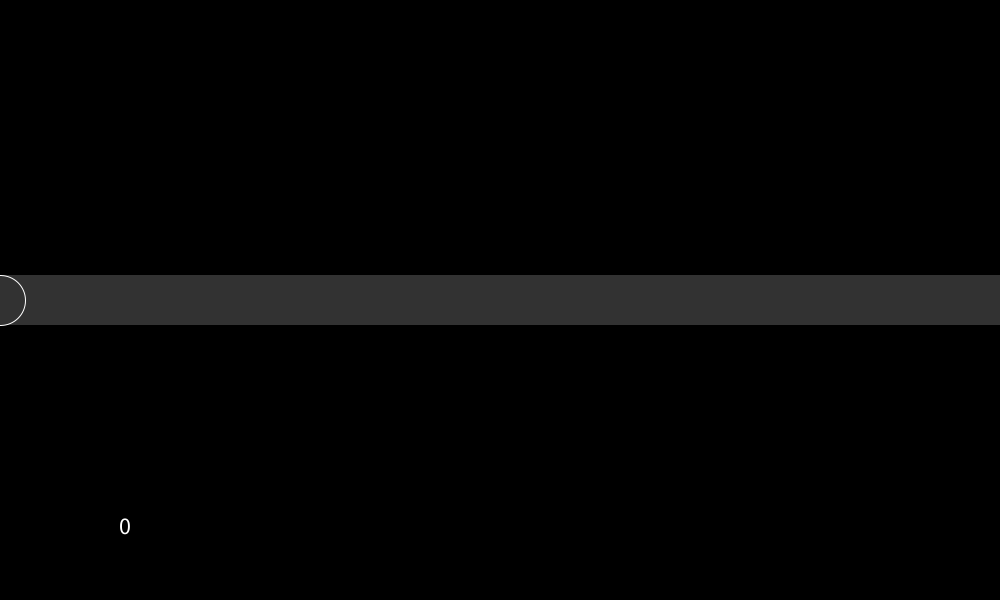
Frame 1 (no input)
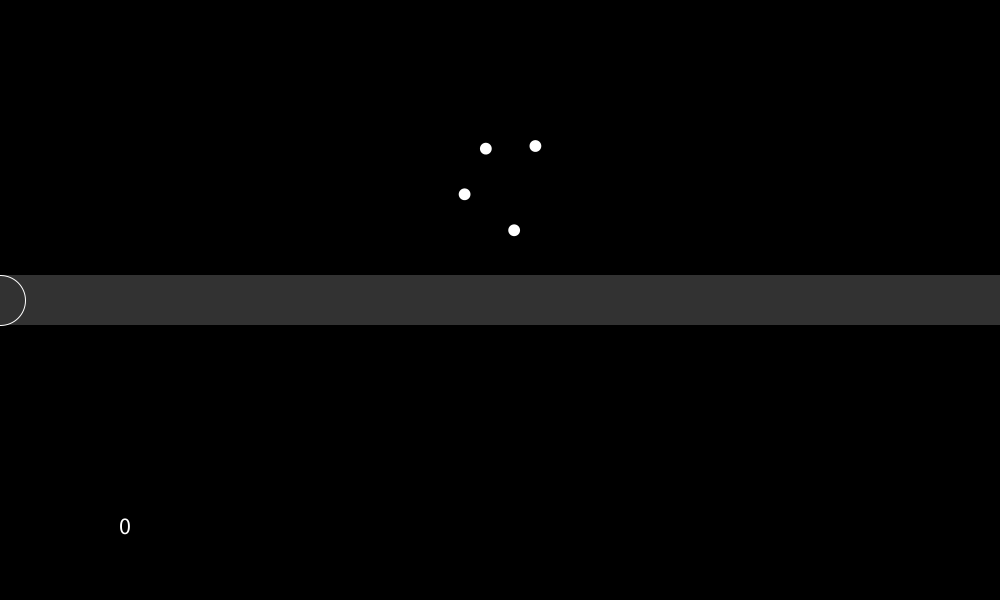
Frame 60 (the mouse pressed at the canvas centre just before this capture)
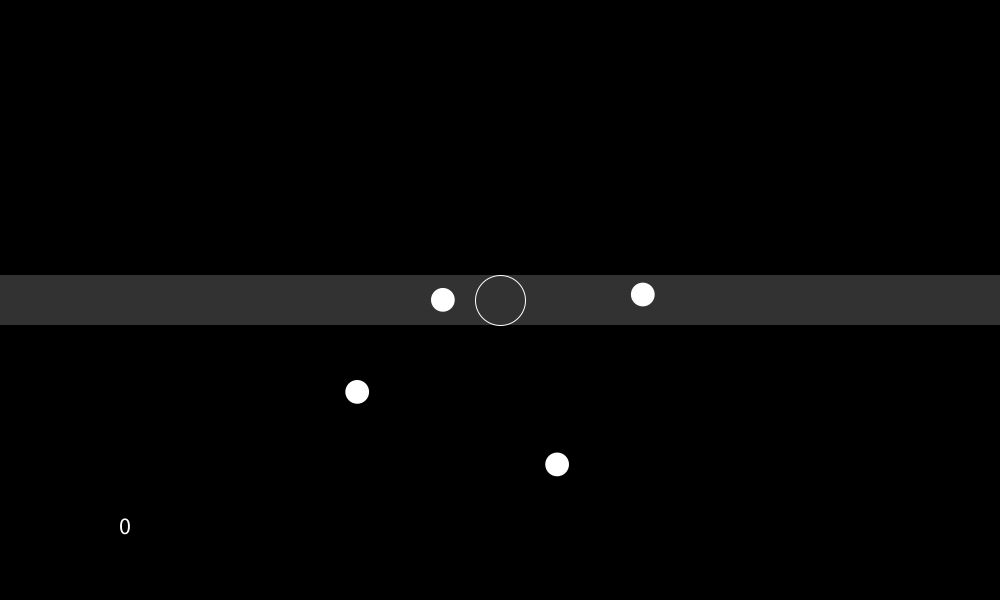
Frame 120 (the mouse held since frame 60 and released just before this capture)

The Processing sketch that drew these frames (run headless with seeded random() and noise(); from frame 60 on, the mouse is pressed at the canvas centre):

// Processing sketch: game
// ── game.pde
int score;
boolean touch1, touch2, touch3, touch4, up, down;
Ball ball1;
Ball ball2;
Ball ball3;
Ball ball4;
Cursor cursor;

void keyPressed() {
  if (keyCode == UP) {
    up = true;
  } else if (keyCode == DOWN) {
    down = true;
  }
}

void keyReleased() {
  if (keyCode == UP) {
    up = false;
  } else if (keyCode == DOWN) {
    down = false;
  }
}

void setup() {
  size(1000, 600);
  ball1 = new Ball();
  ball2 = new Ball();
  ball3 = new Ball();
  ball4 = new Ball();
  cursor = new Cursor();
}

void draw() {
  touch1 = false;
  touch2 = false;
  touch3 = false;
  touch4 = false;

  background(0);

  cursor.display();
  cursor.update();

  ball1.display();
  ball1.update(1);
  ball1.collision(cursor);

  ball2.display();
  ball2.update(2);
  ball2.collision(cursor);

  ball3.display();
  ball3.update(3);
  ball3.collision(cursor);

  ball4.display();
  ball4.update(4);
  ball4.collision(cursor);

  if (touch1) {
    ball1.reset();
    score+=1;
  }

  if (touch2) {
    ball2.reset();
    score+=1;
  }

  if (touch3) {
    ball3.reset();
    score+=1;
  }

  if (touch4) {
    ball4.reset();
    score+=1;
  }

  fill(255);
  textSize(24);
  textAlign(CENTER, CENTER);
  text(score, width/8, 7*height/8);
}

// ── Ball.pde
class Ball {
  PVector pos, vel;
  float size, angle;

  Ball() {
    pos = new PVector (width/2, 0);
    vel = new PVector(0, random(2, 4));
  }

  void display() {
    fill(255);
    noStroke();
    ellipse(pos.x, pos.y, size, size);
  }

  void update(int whichBall) {
    
    // this part here is why i made 4 separate ball objects
    // instead of an array
    // i couldn't figure out how to parameterize(?) the vel.x for each ball
    // and still keep it in the class function :^(
    
    if (whichBall == 1) {
      vel.x -= 0.02;
    } else if (whichBall == 2) {
      vel.x -= 0.008;
    } else if (whichBall == 3) {
      vel.x += 0.008;
    } else if (whichBall == 4) {
      vel.x += 0.02;
    }


    if (pos.y > height+size) {
      reset();
      score--;
    }

    if (pos.y < 0) {
      vel.y = -vel.y;
    }

    if (pos.x < 0 || pos.x > width) {
      vel.x = -vel.x;
    }

    pos.add(vel);
    size += 0.2;
    if (size > 50) {
      size = 50;
    }
  }

  void reset() {
    pos.y = 0;
    pos.x = width/2;
    vel.x = 0;
    size = 2;
  }

  void collision(Cursor c) {
    if (dist(c.x, c.y, ball1.pos.x, ball1.pos.y) < size) {
      ball1.vel.y = -ball1.vel.y;
      touch1 = true;
    }

    if (dist(c.x, c.y, ball2.pos.x, ball2.pos.y) < size) {
      ball2.vel.y = -ball2.vel.y;
      touch2 = true;
    }

    if (dist(c.x, c.y, ball3.pos.x, ball3.pos.y) < size) {
      ball3.vel.y = -ball3.vel.y;
      touch3 = true;
    }

    if (dist(c.x, c.y, ball4.pos.x, ball4.pos.y) < size) {
      ball4.vel.y = -ball4.vel.y;
      touch4 = true;
    }
  }

}

// ── Cursor.pde
class Cursor {
  int w, h, x, y, rectY;

  Cursor() {
    w = 50;
    h = w;
    rectY = height/2;
  }

  void display() {
    x = mouseX;
    y = rectY;
    rectMode(CENTER);
    fill(0);
    stroke(255);
    ellipse(x, y, w, h);

    fill(255, 50);
    noStroke();
    rect(width/2, rectY, width, 50);
  }
  
  void update() {
    if (up && rectY > 200) {
      rectY -= 5;
    }
    if (down && rectY + h < height) {
      rectY += 5;
    }
  }
  
}
